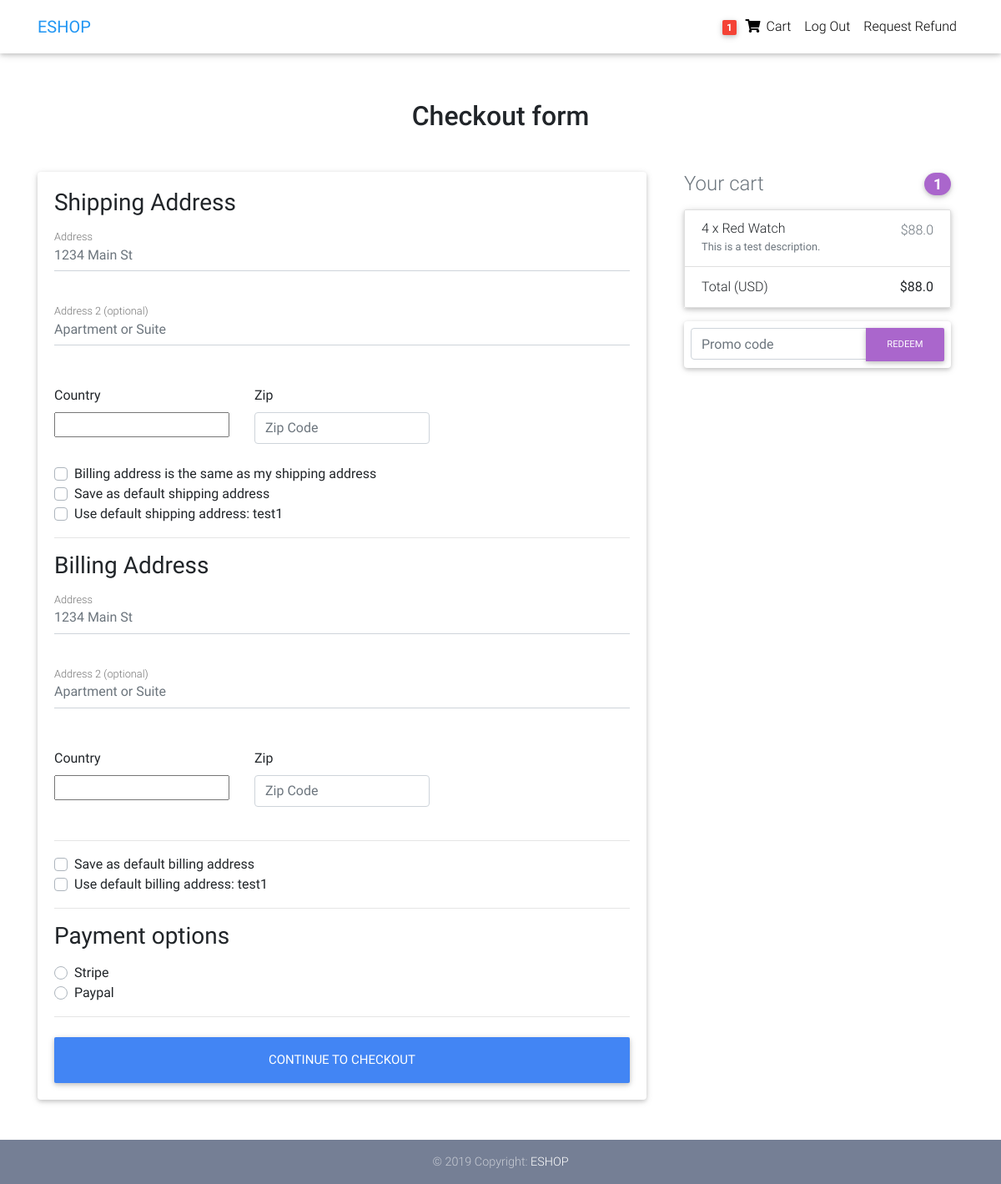
The app's page /checkout (signed in), older data.
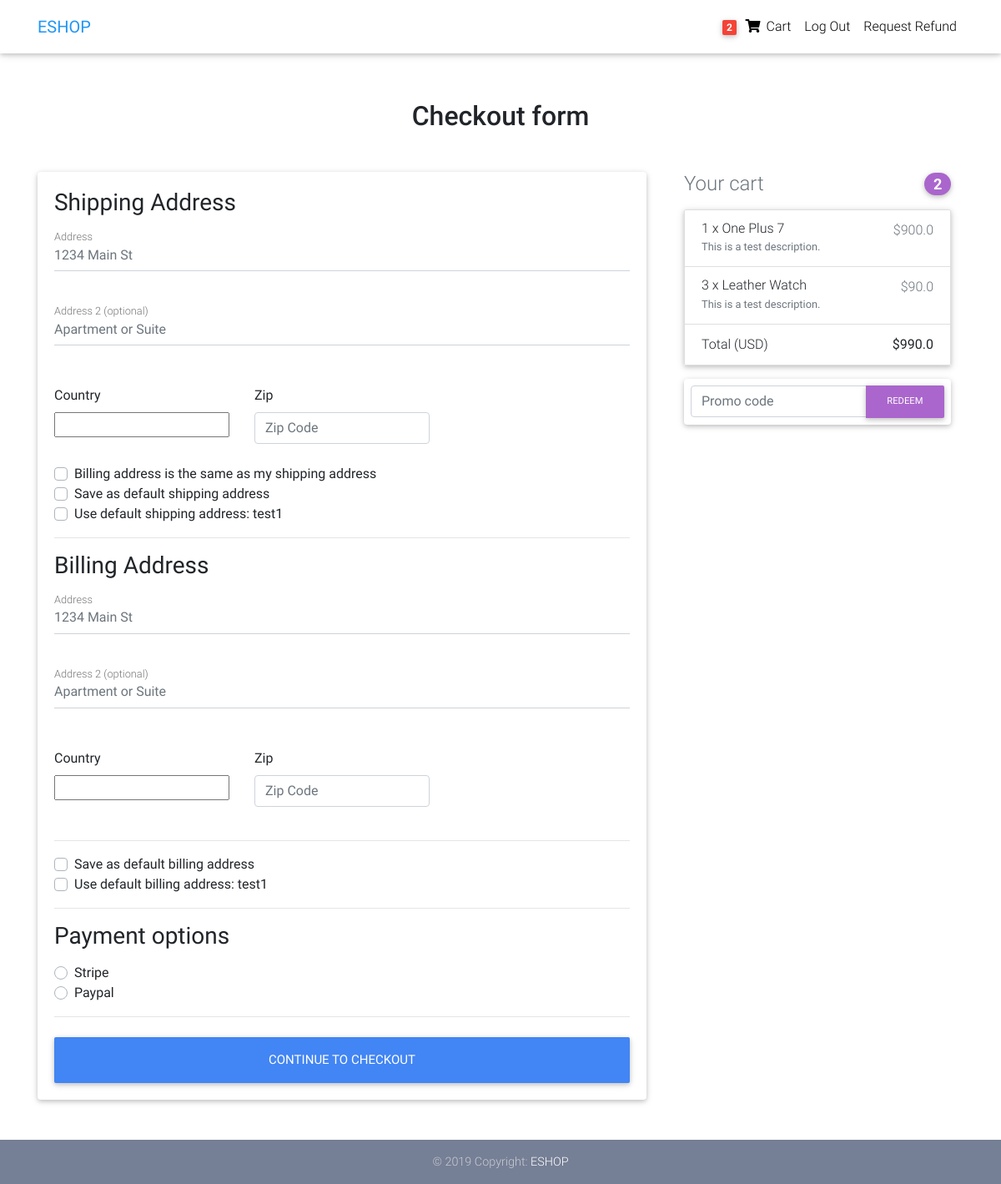
The same page, newer data.
### core/models.py (models this page shows, shortened)
class Order(models.Model):
    user = models.ForeignKey(settings.AUTH_USER_MODEL, on_delete=models.CASCADE)
    ref_code = models.CharField(max_length=20, blank=True, null=True)
    items = models.ManyToManyField(OrderItem)
    start_date = models.DateTimeField(auto_now_add=True)
    ordered_date = models.DateTimeField()
    ordered = models.BooleanField(default=False)
    shipping_address = models.ForeignKey('Address', related_name='shipping_address', on_delete=models.SET_NULL, blank=True, null=True)
    billing_address = models.ForeignKey('Address', related_name='billing_address',on_delete=models.SET_NULL, blank=True, null=True)
    payment = models.ForeignKey('Payment', on_delete=models.SET_NULL, blank=True, null=True)
    coupon = models.ForeignKey('Coupon', on_delete=models.SET_NULL, blank=True, null=True)
    being_delivered = models.BooleanField(default=False)
    received = models.BooleanField(default=False)
    refund_requested = models.BooleanField(default=False)
    refund_granted = models.BooleanField(default=False)
    '''
    1. Item added to cart
    2. Adding a billing address
    (Failed Checkouts)
    3. Payment
    (Preprocessing, processing, packaging ...)
    4. Being delivered
    5. Received
    6. Refunds
    '''
    def get_total(self):
        total = 0
        for order_item in self.items.all():
            total += order_item.get_final_price()
        if (self.coupon):
            total -= self.coupon.amount
        return total

class OrderItem(models.Model):
    user = models.ForeignKey(settings.AUTH_USER_MODEL, on_delete=models.CASCADE)
    item = models.ForeignKey(Item, on_delete=models.CASCADE)
    quantity = models.IntegerField(default=1)
    ordered = models.BooleanField(default=False)
    def get_total_item_price(self):
        return self.quantity * self.item.price
    def get_total_discount_item_price(self):
        return self.quantity * self.item.discount_price
    def get_final_price(self):
        if self.item.discount_price:
            return self.get_total_discount_item_price()
        return self.get_total_item_price()

class Item(models.Model):
    title = models.CharField(max_length=100)
    price = models.FloatField()
    discount_price = models.FloatField(blank=True, null=True)
    category = models.CharField(choices=CATEGORY_CHOICES, max_length=2)
    label = models.CharField(choices=LABEL_CHOICES, max_length=1)
    slug = models.SlugField()
    description = models.TextField()
    image = models.ImageField()

### core/views.py (the view, shortened to what this page needs)
# urls.py: path('checkout', CheckoutView.as_view(), name='checkout'),
class CheckoutView(View):
    def get(self, *args, **kwargs):
        try:
            order = Order.objects.get(user=self.request.user, ordered=False)
            form = CheckoutForm()
            context = {
                'form': form,
                'couponform': CouponForm(),
                'order': order,
                'DISPLAY_COUPON_FORM': True
            }
            shipping_address_qs = Address.objects.filter(
                user=self.request.user,
                address_type='S',
                default=True
            )
            if shipping_address_qs.exists():
                context.update({'default_shipping_address':shipping_address_qs[0]})
            billing_address_qs = Address.objects.filter(
                user=self.request.user,
                address_type='B',
                default=True
            )
            if billing_address_qs.exists():
                context.update({'default_billing_address':billing_address_qs[0]})
            return render(self.request, "checkout.html", context)
        except ObjectDoesNotExist:
            messages.info(self.request, "You do not have an active order.")
            return redirect("core:checkout")

### core/forms.py
class CouponForm(forms.Form):
    code = forms.CharField(widget=forms.TextInput(attrs={
        'class': 'form-control',
        'placeholder': 'Promo code',
        'aria-label': 'Recipient\'s username',
        'aria-describedby': 'basic-addon2'
    }))

### core/templatetags/cart_template_tags.py (called while the page is built)
@register.filter
def cart_item_count(user):
    if user.is_authenticated:
        qs = Order.objects.filter(user=user, ordered=False)
        if qs.exists():
            return qs[0].items.count()
    return 0

### templates/checkout.html (shortened to what the changed rows need)
{% extends 'base.html' %}
{% load crispy_forms_tags %}
{% block content %}
  <main>
    <div class="container wow fadeIn">
      <h2 class="my-5 h2 text-center">Checkout form</h2>
      <div class="row">
        <div class="col-md-8 mb-4">
          <div class="card">
            <form method="POST" class="card-body">
              <div class="d-block my-3">
                {% for value, name in form.fields.payment_option.choices %}
                <div class="custom-control custom-radio">
                  <label class="custom-control-label" for="{{ name }}">{{ name }}</label>
                </div>
                {% endfor %}
              </div>
            </form>
          </div>
        </div>
        <div class="col-md-4 mb-4">
          {% include 'order_snippet.html' %}
        </div>
      </div>
    </div>
  </main>
{% endblock content %}

### templates/navbar.html (shortened to what this page needs)
{% load cart_template_tags %}
<nav class="navbar fixed-top navbar-expand-lg navbar-light white scrolling-navbar">
    <div class="container">
        <a class="navbar-brand waves-effect" href="/">
        <strong class="blue-text">ESHOP</strong>
        </a>
        <div class="collapse navbar-collapse" id="navbarSupportedContent">
        <ul class="navbar-nav nav-flex-icons">
          {% if request.user.is_authenticated %}
          <li class="nav-item">
            <a href="{% url 'core:order-summary' %}" class="nav-link waves-effect">
                <span class="badge red z-depth-1 mr-1"> {{ request.user|cart_item_count }} </span>
                <i class="fas fa-shopping-cart"></i>
                <span class="clearfix d-none d-sm-inline-block"> Cart </span>
            </a>
          </li>
          <li class="nav-item">
            <a class="nav-link waves-effect" href="{% url 'account_logout' %}">
                <span class="clearfix d-none d-sm-inline-block"> Log Out </span>
            </a>
          </li>
          {% endif %}
          <li class="nav-item">
            <a class="nav-link waves-effect" href="/request-refund/">
                <span class="clearfix d-none d-sm-inline-block"> Request Refund </span>
            </a>
          </li>
        </ul>
        </div>
    </div>
</nav>

### templates/order_snippet.html (shortened to what this page needs)
<div class="col-md-12 mb-4">
    <h4 class="d-flex justify-content-between align-items-center mb-3">
    <span class="text-muted">Your cart</span>
    <span class="badge badge-secondary badge-pill">{{ order.items.count }}</span>
    </h4>
    <ul class="list-group mb-3 z-depth-1">
    {% for order_item in order.items.all %}
    <li class="list-group-item d-flex justify-content-between lh-condensed">
        <div>
        <h6 class="my-0">{{ order_item.quantity }} x {{ order_item.item.title}}</h6>
        <small class="text-muted">{{ order_item.item.description}}</small>
        </div>
        <span class="text-muted">${{ order_item.get_final_price }}</span>
    </li>
    {% endfor %}
    <li class="list-group-item d-flex justify-content-between">
        <span>Total (USD)</span>
        <strong>${{ order.get_total }}</strong>
    </li>
    </ul>
    {% if DISPLAY_COUPON_FORM %}
    <form class="card p-2" action="{% url 'core:add-coupon' %}" method="POST">
        <div class="input-group">
            {{ couponform.code }}
            <div class="input-group-append">
            <button class="btn btn-secondary btn-md waves-effect m-0" type="submit">Redeem</button>
            </div>
        </div>
    </form>
    {% endif %}
</div>

Row changes from the older to the newer data that the page shows:
no longer on this page (row edited): Order: items.count "1", get_total "88.0"
no longer on this page (row edited): OrderItem: quantity "4", item "Red Watch", item.description "This is a test description.", get_final_price "88.0"
added Order: items.count "2", get_total "990.0"
added OrderItem: quantity "1", item "One Plus 7", item.description "This is a test description.", get_final_price "900.0"
added OrderItem: quantity "3", item "Leather Watch", item.description "This is a test description.", get_final_price "90.0"
Text that changed along with them:
{{ request.user|cart_item_count }}: "1" → "2"
